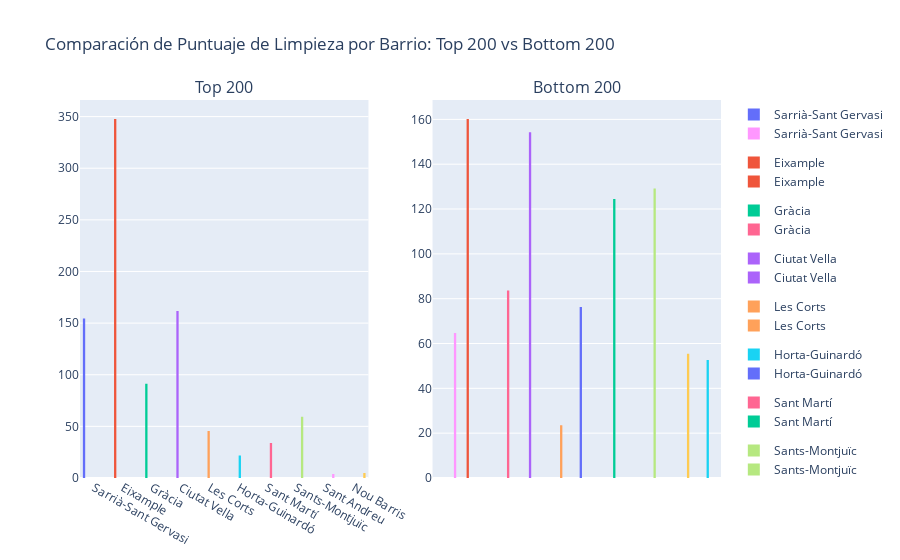

Notebook cell for this chart:
### Code cell
# COMPARACION DE PUNTUAJES DE RESEÑAR POR BARRIO

# Creamos el primer grafico
fig1 = px.histogram(top_200, x='neighbourhood_group_cleansed', y='review_scores_cleanliness',
                  title='Puntajes de Limpieza por Barrio', color='neighbourhood_group_cleansed')

# Creamos el segundo grafico
fig2 = px.histogram(bottom_200, x='neighbourhood_group_cleansed', y='review_scores_cleanliness',
                  title='Puntajes de Limpieza por Barrio',color='neighbourhood_group_cleansed')

# Crear subplots
fig = make_subplots(rows=1, cols=2, subplot_titles=('Top 200', 'Bottom 200'))

# Añadir las trazas del primer gráfico de barras a la primera columna del subplot
for trace in fig1.data:
    fig.add_trace(trace, row=1, col=1)

# Añadir las trazas del segundo gráfico de barras a la segunda columna del subplot
for trace in fig2.data:
    fig.add_trace(trace, row=1, col=2)

# Actualizar el layout del gráfico
fig.update_layout(title_text='Comparación de Puntuaje de Limpieza por Barrio: Top 200 vs Bottom 200')

# Mostrar el gráfico
fig.show()

### Figure 1 — Plotly figure (JSON) as saved in the notebook; plotly's stock layout.template omitted (floating-point values rounded to 4 significant figures)
{"data": [{"alignmentgroup": "True", "bingroup": "x", "histfunc": "sum", "hovertemplate": "neighbourhood_group_cleansed=%{x}<br>sum of review_scores_cleanliness=%{y}<extra></extra>", "legendgroup": "Sarrià-Sant Gervasi", "marker": {"color": "#636efa", "pattern": {"shape": ""}}, "name": "Sarrià-Sant Gervasi", "offsetgroup": "Sarrià-Sant Gervasi", "orientation": "v", "showlegend": true, "type": "histogram", "x": ["Sarrià-Sant Gervasi", "Sarrià-Sant Gervasi", "Sarrià-Sant Gervasi", "Sarrià-Sant Gervasi", "Sarrià-Sant Gervasi", "Sarrià-Sant Gervasi", "Sarrià-Sant Gervasi", "Sarrià-Sant Gervasi", "Sarrià-Sant Gervasi", "Sarrià-Sant Gervasi", "Sarrià-Sant Gervasi", "Sarrià-Sant Gervasi", "Sarrià-Sant Gervasi", "Sarrià-Sant Gervasi", "Sarrià-Sant Gervasi", "Sarrià-Sant Gervasi", "Sarrià-Sant Gervasi", "Sarrià-Sant Gervasi", "Sarrià-Sant Gervasi", "Sarrià-Sant Gervasi", "Sarrià-Sant Gervasi", "Sarrià-Sant Gervasi", "Sarrià-Sant Gervasi", "Sarrià-Sant Gervasi", "Sarrià-Sant Gervasi", "Sarrià-Sant Gervasi", "Sarrià-Sant Gervasi", "Sarrià-Sant Gervasi", "Sarrià-Sant Gervasi", "Sarrià-Sant Gervasi", "Sarrià-Sant Gervasi", "Sarrià-Sant Gervasi", "Sarrià-Sant Gervasi", "Sarrià-Sant Gervasi"], "xaxis": "x", "y": [4.623, 4.326, 4.136, 5, 4.695, 4.939, 4.506, 4.505, 4.574, 4.75, 4.939, 4.682, 4.136, 5, 4.717, 4.868, 4.633, 4, 4.14, 4.175, 4.495, 4.519, 4.579, 4.905, 3.966, 3.966, 4.682, 4.868, 4.569, 5, 4.714, 4.461, 4.447, 3.895], "yaxis": "y"}, {"alignmentgroup": "True", "bingroup": "x", "histfunc": "sum", "hovertemplate": "neighbourhood_group_cleansed=%{x}<br>sum of review_scores_cleanliness=%{y}<extra></extra>", "legendgroup": "Eixample", "marker": {"color": "#EF553B", "pattern": {"shape": ""}}, "name": "Eixample", "offsetgroup": "Eixample", "orientation": "v", "showlegend": true, "type": "histogram", "x": ["Eixample", "Eixample", "Eixample", "Eixample", "Eixample", "Eixample", "Eixample", "Eixample", "Eixample", "Eixample", "Eixample", "Eixample", "Eixample", "Eixample", "Eixample", "Eixample", "Eixample", "Eixample", "Eixample", "Eixample", "Eixample", "Eixample", "Eixample", "Eixample", "Eixample", "Eixample", "Eixample", "Eixample", "Eixample", "Eixample", "Eixample", "Eixample", "Eixample", "Eixample", "Eixample", "Eixample", "Eixample", "Eixample", "Eixample", "Eixample", "Eixample", "Eixample", "Eixample", "Eixample", "Eixample", "Eixample", "Eixample", "Eixample", "Eixample", "Eixample", "Eixample", "Eixample", "Eixample", "Eixample", "Eixample", "Eixample", "Eixample", "Eixample", "Eixample", "Eixample", "Eixample", "Eixample", "Eixample", "Eixample", "Eixample", "Eixample", "Eixample", "Eixample", "Eixample", "Eixample", "Eixample", "Eixample", "Eixample", "Eixample", "Eixample"], "xaxis": "x", "y": [4, 4.5, 4.4, 4.563, 5, 4.5, 3.977, 4.427, 4.573, 4.671, 4.8, 4.43, 3.958, 4.749, 5, 4.25, 5, 5, 4.569, 4.655, 4.727, 4.905, 4.817, 5, 4.473, 4.868, 4.714, 4.506, 4.656, 4.851, 4.629, 4.735, 4.643, 4.395, 4.555, 4.586, 4.58, 4.297, 4.645, 4.814, 4.598, 4.458, 5, 4.905, 4.886, 4.85, 4.687, 4.857, 4.667, 4.5, 4.705, 5, 4.687, 4.375, 4.654, 4.508, 4.835, 4.385, 4.455, 4.395, 5, 4.65, 5, 4.613, 4.294, 5, 4, 4.665, 4.615, 4.868, 4.77, 5, 4.647, 4, 4.816], "yaxis": "y"}, {"alignmentgroup": "True", "bingroup": "x", "histfunc": "sum", "hovertemplate": "neighbourhood_group_cleansed=%{x}<br>sum of review_scores_cleanliness=%{y}<extra></extra>", "legendgroup": "Gràcia", "marker": {"color": "#00cc96", "pattern": {"shape": ""}}, "name": "Gràcia", "offsetgroup": "Gràcia", "orientation": "v", "showlegend": true, "type": "histogram", "x": ["Gràcia", "Gràcia", "Gràcia", "Gràcia", "Gràcia", "Gràcia", "Gràcia", "Gràcia", "Gràcia", "Gràcia", "Gràcia", "Gràcia", "Gràcia", "Gràcia", "Gràcia", "Gràcia", "Gràcia", "Gràcia", "Gràcia", "Gràcia"], "xaxis": "x", "y": [4.84, 4.638, 4.5, 4.5, 4.284, 4.8, 4.587, 4.176, 5, 4, 4.162, 4.868, 4.572, 4.488, 5, 5, 4.232, 3.895, 5, 4.721], "yaxis": "y"}, {"alignmentgroup": "True", "bingroup": "x", "histfunc": "sum", "hovertemplate": "neighbourhood_group_cleansed=%{x}<br>sum of review_scores_cleanliness=%{y}<extra></extra>", "legendgroup": "Ciutat Vella", "marker": {"color": "#ab63fa", "pattern": {"shape": ""}}, "name": "Ciutat Vella", "offsetgroup": "Ciutat Vella", "orientation": "v", "showlegend": true, "type": "histogram", "x": ["Ciutat Vella", "Ciutat Vella", "Ciutat Vella", "Ciutat Vella", "Ciutat Vella", "Ciutat Vella", "Ciutat Vella", "Ciutat Vella", "Ciutat Vella", "Ciutat Vella", "Ciutat Vella", "Ciutat Vella", "Ciutat Vella", "Ciutat Vella", "Ciutat Vella", "Ciutat Vella", "Ciutat Vella", "Ciutat Vella", "Ciutat Vella", "Ciutat Vella", "Ciutat Vella", "Ciutat Vella", "Ciutat Vella", "Ciutat Vella", "Ciutat Vella", "Ciutat Vella", "Ciutat Vella", "Ciutat Vella", "Ciutat Vella", "Ciutat Vella", "Ciutat Vella", "Ciutat Vella", "Ciutat Vella", "Ciutat Vella"], "xaxis": "x", "y": [5, 4.5, 4.33, 4.809, 4.606, 4.704, 5, 5, 5, 5, 5, 4.5, 4.622, 5, 4.71, 4.625, 4.8, 4.75, 5, 4.8, 4.88, 4.575, 5, 4.67, 4.75, 4.33, 5, 4, 5, 5, 4.33, 5, 5, 4.55], "yaxis": "y"}, {"alignmentgroup": "True", "bingroup": "x", "histfunc": "sum", "hovertemplate": "neighbourhood_group_cleansed=%{x}<br>sum of review_scores_cleanliness=%{y}<extra></extra>", "legendgroup": "Les Corts", "marker": {"color": "#FFA15A", "pattern": {"shape": ""}}, "name": "Les Corts", "offsetgroup": "Les Corts", "orientation": "v", "showlegend": true, "type": "histogram", "x": ["Les Corts", "Les Corts", "Les Corts", "Les Corts", "Les Corts", "Les Corts", "Les Corts", "Les Corts", "Les Corts", "Les Corts"], "xaxis": "x", "y": [5, 4.485, 4.573, 4.487, 4.14, 4.515, 4.571, 4.391, 4.277, 5], "yaxis": "y"}, {"alignmentgroup": "True", "bingroup": "x", "histfunc": "sum", "hovertemplate": "neighbourhood_group_cleansed=%{x}<br>sum of review_scores_cleanliness=%{y}<extra></extra>", "legendgroup": "Horta-Guinardó", "marker": {"color": "#19d3f3", "pattern": {"shape": ""}}, "name": "Horta-Guinardó", "offsetgroup": "Horta-Guinardó", "orientation": "v", "showlegend": true, "type": "histogram", "x": ["Horta-Guinardó", "Horta-Guinardó", "Horta-Guinardó", "Horta-Guinardó", "Horta-Guinardó"], "xaxis": "x", "y": [5, 4.39, 3.895, 3.895, 4.5], "yaxis": "y"}, {"alignmentgroup": "True", "bingroup": "x", "histfunc": "sum", "hovertemplate": "neighbourhood_group_cleansed=%{x}<br>sum of review_scores_cleanliness=%{y}<extra></extra>", "legendgroup": "Sant Martí", "marker": {"color": "#FF6692", "pattern": {"shape": ""}}, "name": "Sant Martí", "offsetgroup": "Sant Martí", "orientation": "v", "showlegend": true, "type": "histogram", "x": ["Sant Martí", "Sant Martí", "Sant Martí", "Sant Martí", "Sant Martí", "Sant Martí", "Sant Martí"], "xaxis": "x", "y": [4.746, 5, 4.673, 5, 4.591, 4.848, 5], "yaxis": "y"}, {"alignmentgroup": "True", "bingroup": "x", "histfunc": "sum", "hovertemplate": "neighbourhood_group_cleansed=%{x}<br>sum of review_scores_cleanliness=%{y}<extra></extra>", "legendgroup": "Sants-Montjuïc", "marker": {"color": "#B6E880", "pattern": {"shape": ""}}, "name": "Sants-Montjuïc", "offsetgroup": "Sants-Montjuïc", "orientation": "v", "showlegend": true, "type": "histogram", "x": ["Sants-Montjuïc", "Sants-Montjuïc", "Sants-Montjuïc", "Sants-Montjuïc", "Sants-Montjuïc", "Sants-Montjuïc", "Sants-Montjuïc", "Sants-Montjuïc", "Sants-Montjuïc", "Sants-Montjuïc", "Sants-Montjuïc", "Sants-Montjuïc", "Sants-Montjuïc"], "xaxis": "x", "y": [4, 4.939, 4.612, 4.441, 5, 5, 4.699, 3.895, 4.494, 4.435, 4.435, 4.435, 5], "yaxis": "y"}, {"alignmentgroup": "True", "bingroup": "x", "histfunc": "sum", "hovertemplate": "neighbourhood_group_cleansed=%{x}<br>sum of review_scores_cleanliness=%{y}<extra></extra>", "legendgroup": "Sant Andreu", "marker": {"color": "#FF97FF", "pattern": {"shape": ""}}, "name": "Sant Andreu", "offsetgroup": "Sant Andreu", "orientation": "v", "showlegend": true, "type": "histogram", "x": ["Sant Andreu"], "xaxis": "x", "y": [3.895], "yaxis": "y"}, {"alignmentgroup": "True", "bingroup": "x", "histfunc": "sum", "hovertemplate": "neighbourhood_group_cleansed=%{x}<br>sum of review_scores_cleanliness=%{y}<extra></extra>", "legendgroup": "Nou Barris", "marker": {"color": "#FECB52", "pattern": {"shape": ""}}, "name": "Nou Barris", "offsetgroup": "Nou Barris", "orientation": "v", "showlegend": true, "type": "histogram", "x": ["Nou Barris"], "xaxis": "x", "y": [4.749], "yaxis": "y"}, {"alignmentgroup": "True", "bingroup": "x", "histfunc": "sum", "hovertemplate": "neighbourhood_group_cleansed=%{x}<br>sum of review_scores_cleanliness=%{y}<extra></extra>", "legendgroup": "Horta-Guinardó", "marker": {"color": "#636efa", "pattern": {"shape": ""}}, "name": "Horta-Guinardó", "offsetgroup": "Horta-Guinardó", "orientation": "v", "showlegend": true, "type": "histogram", "x": ["Horta-Guinardó", "Horta-Guinardó", "Horta-Guinardó", "Horta-Guinardó", "Horta-Guinardó", "Horta-Guinardó", "Horta-Guinardó", "Horta-Guinardó", "Horta-Guinardó", "Horta-Guinardó", "Horta-Guinardó", "Horta-Guinardó", "Horta-Guinardó", "Horta-Guinardó", "Horta-Guinardó", "Horta-Guinardó"], "xaxis": "x2", "y": [5, 4.67, 4.88, 3.895, 5, 4.416, 4.9, 4.83, 4.727, 4.83, 5, 5, 4.848, 4.4, 4.89, 4.98], "yaxis": "y2"}, {"alignmentgroup": "True", "bingroup": "x", "histfunc": "sum", "hovertemplate": "neighbourhood_group_cleansed=%{x}<br>sum of review_scores_cleanliness=%{y}<extra></extra>", "legendgroup": "Eixample", "marker": {"color": "#EF553B", "pattern": {"shape": ""}}, "name": "Eixample", "offsetgroup": "Eixample", "orientation": "v", "showlegend": true, "type": "histogram", "x": ["Eixample", "Eixample", "Eixample", "Eixample", "Eixample", "Eixample", "Eixample", "Eixample", "Eixample", "Eixample", "Eixample", "Eixample", "Eixample", "Eixample", "Eixample", "Eixample", "Eixample", "Eixample", "Eixample", "Eixample", "Eixample", "Eixample", "Eixample", "Eixample", "Eixample", "Eixample", "Eixample", "Eixample", "Eixample", "Eixample", "Eixample", "Eixample", "Eixample", "Eixample", "Eixample"], "xaxis": "x2", "y": [4.4, 4.97, 4.36, 4.115, 4.54, 4, 5, 4.496, 4.71, 4.67, 4.159, 4.25, 3.895, 4.532, 5, 4.78, 4.76, 4.92, 5, 4.92, 4.5, 5, 5, 3.895, 3.895, 4.38, 4.704, 4.77, 4.467, 4.94, 4.67, 4.91, 4.94, 4.455, 4.21], "yaxis": "y2"}, {"alignmentgroup": "True", "bingroup": "x", "histfunc": "sum", "hovertemplate": "neighbourhood_group_cleansed=%{x}<br>sum of review_scores_cleanliness=%{y}<extra></extra>", "legendgroup": "Sant Martí", "marker": {"color": "#00cc96", "pattern": {"shape": ""}}, "name": "Sant Martí", "offsetgroup": "Sant Martí", "orientation": "v", "showlegend": true, "type": "histogram", "x": ["Sant Martí", "Sant Martí", "Sant Martí", "Sant Martí", "Sant Martí", "Sant Martí", "Sant Martí", "Sant Martí", "Sant Martí", "Sant Martí", "Sant Martí", "Sant Martí", "Sant Martí", "Sant Martí", "Sant Martí", "Sant Martí", "Sant Martí", "Sant Martí", "Sant Martí", "Sant Martí", "Sant Martí", "Sant Martí", "Sant Martí", "Sant Martí", "Sant Martí", "Sant Martí", "Sant Martí"], "xaxis": "x2", "y": [4.6, 4, 4.061, 4.396, 4.12, 4.653, 4.57, 4.95, 4.727, 5, 4.57, 4.92, 5, 4.96, 4, 5, 4.73, 4.81, 3.895, 4.98, 4.3, 4.65, 4.83, 4.53, 4.47, 5, 4.75], "yaxis": "y2"}, {"alignmentgroup": "True", "bingroup": "x", "histfunc": "sum", "hovertemplate": "neighbourhood_group_cleansed=%{x}<br>sum of review_scores_cleanliness=%{y}<extra></extra>", "legendgroup": "Ciutat Vella", "marker": {"color": "#ab63fa", "pattern": {"shape": ""}}, "name": "Ciutat Vella", "offsetgroup": "Ciutat Vella", "orientation": "v", "showlegend": true, "type": "histogram", "x": ["Ciutat Vella", "Ciutat Vella", "Ciutat Vella", "Ciutat Vella", "Ciutat Vella", "Ciutat Vella", "Ciutat Vella", "Ciutat Vella", "Ciutat Vella", "Ciutat Vella", "Ciutat Vella", "Ciutat Vella", "Ciutat Vella", "Ciutat Vella", "Ciutat Vella", "Ciutat Vella", "Ciutat Vella", "Ciutat Vella", "Ciutat Vella", "Ciutat Vella", "Ciutat Vella", "Ciutat Vella", "Ciutat Vella", "Ciutat Vella", "Ciutat Vella", "Ciutat Vella", "Ciutat Vella", "Ciutat Vella", "Ciutat Vella", "Ciutat Vella", "Ciutat Vella", "Ciutat Vella", "Ciutat Vella", "Ciutat Vella"], "xaxis": "x2", "y": [5, 4.72, 3.895, 4.517, 4.42, 4.42, 4, 4.83, 4.674, 4.84, 5, 4.62, 5, 5, 4.82, 3.895, 4.8, 5, 5, 4.33, 4.594, 4, 4.64, 4.93, 4.9, 4.23, 4, 4.32, 4.04, 4.97, 4.461, 3.895, 4.5, 4], "yaxis": "y2"}, {"alignmentgroup": "True", "bingroup": "x", "histfunc": "sum", "hovertemplate": "neighbourhood_group_cleansed=%{x}<br>sum of review_scores_cleanliness=%{y}<extra></extra>", "legendgroup": "Les Corts", "marker": {"color": "#FFA15A", "pattern": {"shape": ""}}, "name": "Les Corts", "offsetgroup": "Les Corts", "orientation": "v", "showlegend": true, "type": "histogram", "x": ["Les Corts", "Les Corts", "Les Corts", "Les Corts", "Les Corts"], "xaxis": "x2", "y": [4.91, 4.79, 4.85, 4.45, 4.53], "yaxis": "y2"}, {"alignmentgroup": "True", "bingroup": "x", "histfunc": "sum", "hovertemplate": "neighbourhood_group_cleansed=%{x}<br>sum of review_scores_cleanliness=%{y}<extra></extra>", "legendgroup": "Nou Barris", "marker": {"color": "#19d3f3", "pattern": {"shape": ""}}, "name": "Nou Barris", "offsetgroup": "Nou Barris", "orientation": "v", "showlegend": true, "type": "histogram", "x": ["Nou Barris", "Nou Barris", "Nou Barris", "Nou Barris", "Nou Barris", "Nou Barris", "Nou Barris", "Nou Barris", "Nou Barris", "Nou Barris", "Nou Barris"], "xaxis": "x2", "y": [4.33, 5, 4.82, 5, 4.78, 4.79, 4.725, 4.89, 4.95, 4.96, 4.35], "yaxis": "y2"}, {"alignmentgroup": "True", "bingroup": "x", "histfunc": "sum", "hovertemplate": "neighbourhood_group_cleansed=%{x}<br>sum of review_scores_cleanliness=%{y}<extra></extra>", "legendgroup": "Gràcia", "marker": {"color": "#FF6692", "pattern": {"shape": ""}}, "name": "Gràcia", "offsetgroup": "Gràcia", "orientation": "v", "showlegend": true, "type": "histogram", "x": ["Gràcia", "Gràcia", "Gràcia", "Gràcia", "Gràcia", "Gràcia", "Gràcia", "Gràcia", "Gràcia", "Gràcia", "Gràcia", "Gràcia", "Gràcia", "Gràcia", "Gràcia", "Gràcia", "Gràcia", "Gràcia"], "xaxis": "x2", "y": [4.464, 4.28, 4.1, 4.49, 4.64, 4.758, 4.632, 4.59, 4.95, 4.682, 4.88, 5, 5, 4.8, 4.86, 4, 4.5, 5], "yaxis": "y2"}, {"alignmentgroup": "True", "bingroup": "x", "histfunc": "sum", "hovertemplate": "neighbourhood_group_cleansed=%{x}<br>sum of review_scores_cleanliness=%{y}<extra></extra>", "legendgroup": "Sants-Montjuïc", "marker": {"color": "#B6E880", "pattern": {"shape": ""}}, "name": "Sants-Montjuïc", "offsetgroup": "Sants-Montjuïc", "orientation": "v", "showlegend": true, "type": "histogram", "x": ["Sants-Montjuïc", "Sants-Montjuïc", "Sants-Montjuïc", "Sants-Montjuïc", "Sants-Montjuïc", "Sants-Montjuïc", "Sants-Montjuïc", "Sants-Montjuïc", "Sants-Montjuïc", "Sants-Montjuïc", "Sants-Montjuïc", "Sants-Montjuïc", "Sants-Montjuïc", "Sants-Montjuïc", "Sants-Montjuïc", "Sants-Montjuïc", "Sants-Montjuïc", "Sants-Montjuïc", "Sants-Montjuïc", "Sants-Montjuïc", "Sants-Montjuïc", "Sants-Montjuïc", "Sants-Montjuïc", "Sants-Montjuïc", "Sants-Montjuïc", "Sants-Montjuïc", "Sants-Montjuïc", "Sants-Montjuïc"], "xaxis": "x2", "y": [3.966, 4.545, 4.58, 4.55, 4.83, 4.8, 4.43, 4.71, 5, 4.89, 4.94, 4.97, 4.97, 4, 5, 5, 4, 3.895, 4.78, 4.87, 4.88, 4.28, 4.09, 4.83, 4.359, 4.78, 5, 4.206], "yaxis": "y2"}, {"alignmentgroup": "True", "bingroup": "x", "histfunc": "sum", "hovertemplate": "neighbourhood_group_cleansed=%{x}<br>sum of review_scores_cleanliness=%{y}<extra></extra>", "legendgroup": "Sarrià-Sant Gervasi", "marker": {"color": "#FF97FF", "pattern": {"shape": ""}}, "name": "Sarrià-Sant Gervasi", "offsetgroup": "Sarrià-Sant Gervasi", "orientation": "v", "showlegend": true, "type": "histogram", "x": ["Sarrià-Sant Gervasi", "Sarrià-Sant Gervasi", "Sarrià-Sant Gervasi", "Sarrià-Sant Gervasi", "Sarrià-Sant Gervasi", "Sarrià-Sant Gervasi", "Sarrià-Sant Gervasi", "Sarrià-Sant Gervasi", "Sarrià-Sant Gervasi", "Sarrià-Sant Gervasi", "Sarrià-Sant Gervasi", "Sarrià-Sant Gervasi", "Sarrià-Sant Gervasi", "Sarrià-Sant Gervasi"], "xaxis": "x2", "y": [4.642, 4.407, 4.57, 4.721, 4.89, 5, 4.615, 4.07, 4.71, 4.9, 4, 4.9, 4.512, 4.73], "yaxis": "y2"}, {"alignmentgroup": "True", "bingroup": "x", "histfunc": "sum", "hovertemplate": "neighbourhood_group_cleansed=%{x}<br>sum of review_scores_cleanliness=%{y}<extra></extra>", "legendgroup": "Sant Andreu", "marker": {"color": "#FECB52", "pattern": {"shape": ""}}, "name": "Sant Andreu", "offsetgroup": "Sant Andreu", "orientation": "v", "showlegend": true, "type": "histogram", "x": ["Sant Andreu", "Sant Andreu", "Sant Andreu", "Sant Andreu", "Sant Andreu", "Sant Andreu", "Sant Andreu", "Sant Andreu", "Sant Andreu", "Sant Andreu", "Sant Andreu", "Sant Andreu"], "xaxis": "x2", "y": [4.54, 4.682, 4.75, 4.91, 5, 5, 3.895, 4.67, 4.057, 4.95, 4.14, 4.81], "yaxis": "y2"}], "layout": {"annotations": [{"font": {"size": 16}, "showarrow": false, "text": "Top 200", "x": 0.225, "xanchor": "center", "xref": "paper", "y": 1, "yanchor": "bottom", "yref": "paper"}, {"font": {"size": 16}, "showarrow": false, "text": "Bottom 200", "x": 0.775, "xanchor": "center", "xref": "paper", "y": 1, "yanchor": "bottom", "yref": "paper"}], "title": {"text": "Comparación de Puntuaje de Limpieza por Barrio: Top 200 vs Bottom 200"}, "xaxis": {"anchor": "y", "domain": [0, 0.45]}, "xaxis2": {"anchor": "y2", "domain": [0.55, 1]}, "yaxis": {"anchor": "x", "domain": [0, 1]}, "yaxis2": {"anchor": "x2", "domain": [0, 1]}}}
